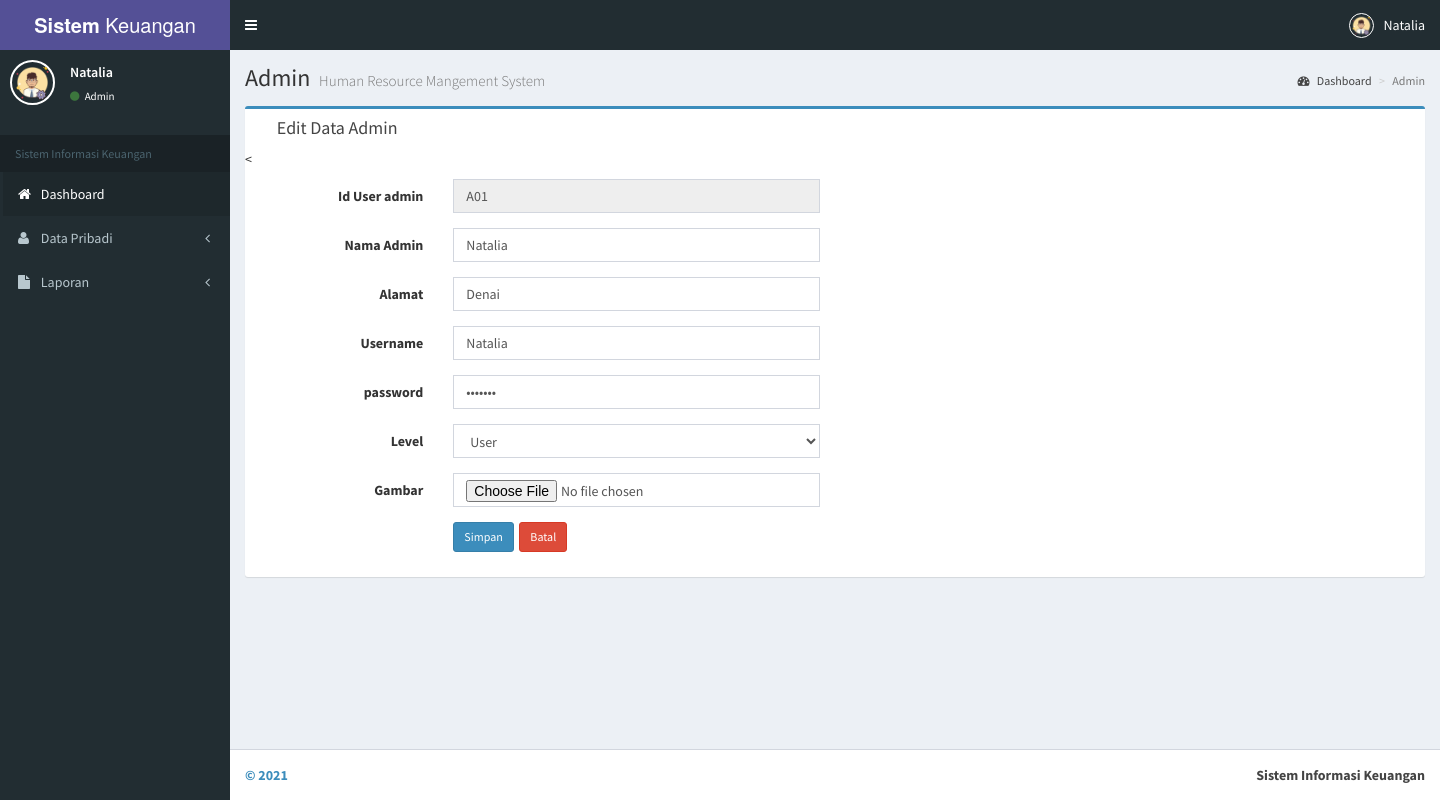
The app's page /keuangan/User/edit_user.php?aksi=edit&id_user=A01 (signed in) with its own data.
### tables this page shows
CREATE TABLE `pengguna` (
  `id_user` varchar(10) NOT NULL,
  `nama` varchar(100) NOT NULL,
  `alamat` varchar(50) NOT NULL,
  `username` varchar(50) NOT NULL,
  `password` text NOT NULL,
  `level` enum('Admin','Superuser','User','Dokter') NOT NULL,
  `gambar` text NOT NULL,
  `jenis_kelamin` varchar(55) NOT NULL,
  `usia` int(11) NOT NULL
);

### keuangan/User/edit_user.php (the view, shortened to what this page needs)
<?php include "session.php"; ?>
<!DOCTYPE html>
<html>
  <?php include "head.php"; ?>
  <body class="hold-transition skin-purple sidebar-mini">
    <div class="wrapper">
      <?php include "header.php"; ?>
      <?php include "menu.php"; ?>
      <div class="content-wrapper">
        <section class="content-header">
          <h1>
            Admin
            <small>Human Resource Mangement System</small>
          </h1>
          <ol class="breadcrumb">
            <li><a href="index.php"><i class="fa fa-dashboard"></i> Dashboard</a></li>
            <li class="active">Admin</li>
          </ol>
        </section>
        <section class="content">
          <div class="row">
            <section class="col-lg-12 connectedSortable">
              <div class="box box-primary">
                <div class="box-header">
                  <i class="ion ion-clipboard"></i>
                  <h3 class="box-title">Edit Data Admin</h3>
                </div>
                 <?php
            $id_user = $_GET['id_user'];
      $sql = mysqli_query($koneksi, "SELECT * FROM pengguna WHERE id_user='$id_user'");
      if(mysqli_num_rows($sql) == 0){
        header("Location: adminku.php");
      }else{
        $row = mysqli_fetch_assoc($sql);
      }
     ?>
                <<div class="box-body">
                <form class="form-horizontal style-form" action="" method="post" enctype="multipart/form-data" name="form1" id="form1">
                         <div class="form-group">
                              <label class="col-sm-2 col-sm-2 control-label">Id User admin</label>
                              <div class="col-sm-4">
                                  <input name="id_user" type="text" id="id_user" class="form-control" value="<?php echo $row['id_user']; ?>" placeholder="Auto Number" autocomplete="off" autofocus="on" readonly="readonly" />
                              </div>
                          </div>
                          <div class="form-group">
                              <label class="col-sm-2 col-sm-2 control-label">Nama Admin</label>
                              <div class="col-sm-4">
                            <input name="nama" type="text" id="nama" class="form-control" value="<?php echo $row['nama']; ?>" placeholder="Nama Admin" autocomplete="off" required />
                            </div>
                          </div>
                           <div class="form-group">
                              <label class="col-sm-2 col-sm-2 control-label">Alamat</label>
                              <div class="col-sm-4">
                            <input name="alamat" type="text" id="alamat" class="form-control" value="<?php echo $row['alamat']; ?>" placeholder="Alamat" autocomplete="off" required />
                            </div>
                          </div>
                          <div class="form-group">
                              <label class="col-sm-2 col-sm-2 control-label">Username</label>
                              <div class="col-sm-4">
                            <input name="username" type="text" id="username" class="form-control" value="<?php echo $row['username']; ?>" placeholder="Username" autocomplete="off" required />
                            </div>
                          </div>
                          <div class="form-group">
                              <label class="col-sm-2 col-sm-2 control-label">password</label>
                              <div class="col-sm-4">
                            <input name="password" type="password" id="password" class="form-control" value="<?php echo $row['password']; ?>"  placeholder="Password" autocomplete="off" required />
                            </div>
                          </div>
                         <div class="form-group">
                              <label class="col-sm-2 col-sm-2 control-label">Level</label>
                              <div class="col-sm-4">
                           <select name="level" id="level" class="form-control" required="required">
                           <?php $leveluser = $row['level']; ?>
                            <option <?=($leveluser=='User')?'selected="selected"':''?>>User</option>
                           </select>
                            </div>
                          </div>
                          <div class="form-group">
                              <label class="col-sm-2 col-sm-2 control-label">Gambar</label>
                              <div class="col-sm-4">
                            <input name="nama_file" type="file" id="nama_file" class="form-control" placeholder="Password" autocomplete="off" required />
                            </div>
                          </div>
                          <div class="form-group">
                              <label class="col-sm-2 col-sm-2 control-label"></label>
                              <div class="col-sm-10">
                                  <input type="submit" name="update" value="Simpan" class="btn btn-sm btn-primary" />&nbsp;
                                <a href="adminku.php" class="btn btn-sm btn-danger">Batal </a>
                              </div>
                          </div>
                      </form>
                </div>
              </div>
            </section>
          </div>
        </section>
      </div>
      <?php include "footer.php"; ?>
    </div>
  </body>
</html>

### records on screen
pengguna: id_user "A01", nama "Natalia", alamat "Denai", username "Natalia"

### other values on screen
$_SESSION['nama'] "Natalia"
$_SESSION['level'] "Admin"
